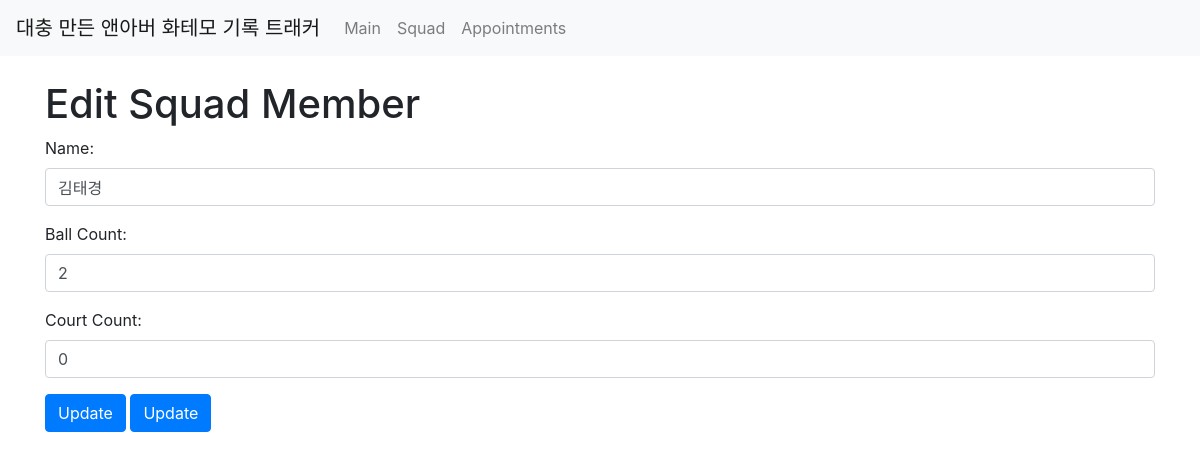
/squad/edit/1, run on an earlier commit of the app's database.
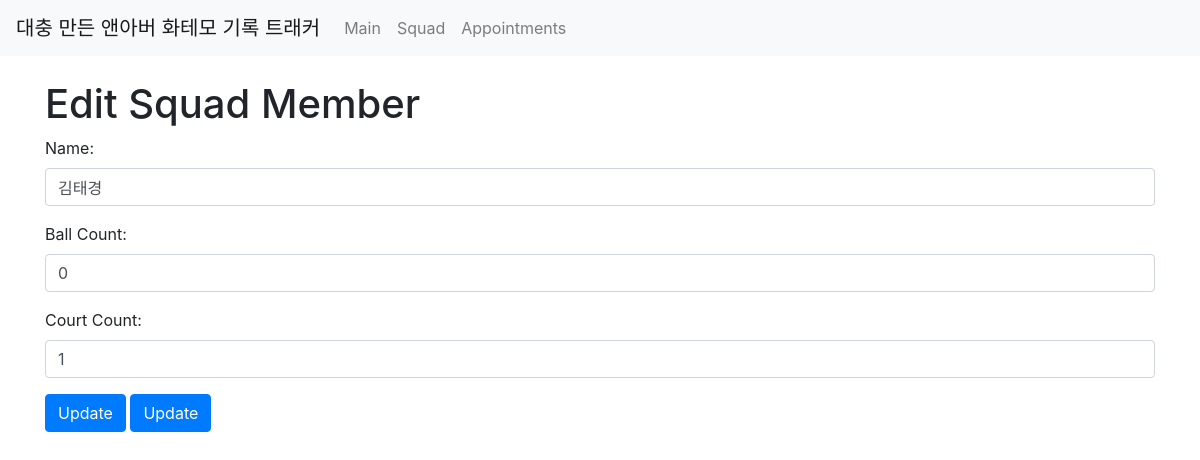
And on a later commit of the database.
### tables this page shows
CREATE TABLE squad (
            id INTEGER PRIMARY KEY AUTOINCREMENT,
            name TEXT NOT NULL UNIQUE,
            ball_count INTEGER DEFAULT 0,
            court_count INTEGER DEFAULT 0
        );

### app.py (the view, shortened to what this page needs)
@app.route('/squad/edit/<int:id>', methods=['GET', 'POST'])
def squad_edit(id):
    conn = get_db_connection()
    member = conn.execute("SELECT * FROM squad WHERE id = ?", (id,)).fetchone()
    if not member:
        flash("Member not found.", "danger")
        return redirect(url_for('squad'))
    conn.close()
    return render_template('squad_edit.html', member=member)

### app.py (called while the page is built)
def get_db_connection():
    conn = sqlite3.connect(DATABASE, timeout=10)  # Wait up to 10 seconds for the lock to clear.
    conn.row_factory = sqlite3.Row
    conn.execute("PRAGMA journal_mode=WAL;")      # Use WAL mode to improve concurrent access.
    return conn

### templates/squad_edit.html (shortened to what this page needs)
<!doctype html>
<html lang="en">
<head>
  <link rel="stylesheet" href="https://stackpath.bootstrapcdn.com/bootstrap/4.5.2/css/bootstrap.min.css">
</head>
<body>
  {% include 'navbar.html' %}
  <div class="container mt-4">
    <h1>Edit Squad Member</h1>
    <form method="POST">
        <div class="form-group">
            <label for="name">Name:</label>
            <input type="text" name="name" id="name" class="form-control" value="{{ member.name }}" required>
        </div>
        <div class="form-group">
            <label for="ball_count">Ball Count:</label>
            <input type="number" name="ball_count" id="ball_count" class="form-control" value="{{ member.ball_count }}" required>
        </div>
        <div class="form-group">
            <label for="court_count">Court Count:</label>
            <input type="number" name="court_count" id="court_count" class="form-control" value="{{ member.court_count }}" required>
        </div>
        <button type="submit" class="btn btn-primary">Update</button>
      <button type="submit" class="btn btn-primary">Update</button>
    </form>
  </div>
</body>
</html>

What changed in the data, as far as the page shows it:
changed squad "김태경": ball_count "2" → "0"; court_count "0" → "1"
